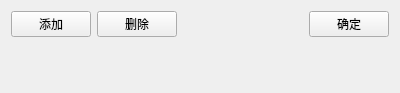
<?xml version="1.0" encoding="UTF-8"?>
<ui version="4.0">
 <class>StationSelect</class>
 <widget class="QWidget" name="StationSelect">
  <property name="geometry">
   <rect>
    <x>0</x>
    <y>0</y>
    <width>400</width>
    <height>93</height>
   </rect>
  </property>
  <property name="windowTitle">
   <string>基站选择</string>
  </property>
  <layout class="QVBoxLayout" name="verticalLayout_2">
   <item>
    <layout class="QHBoxLayout" name="horizontalLayout">
     <item>
      <widget class="QPushButton" name="pushButton">
       <property name="text">
        <string>添加</string>
       </property>
      </widget>
     </item>
     <item>
      <widget class="QPushButton" name="pushButton_3">
       <property name="text">
        <string>删除</string>
       </property>
      </widget>
     </item>
     <item>
      <spacer name="horizontalSpacer">
       <property name="orientation">
        <enum>Qt::Horizontal</enum>
       </property>
       <property name="sizeHint" stdset="0">
        <size>
         <width>40</width>
         <height>20</height>
        </size>
       </property>
      </spacer>
     </item>
     <item>
      <widget class="QPushButton" name="pushButton_2">
       <property name="text">
        <string>确定</string>
       </property>
      </widget>
     </item>
    </layout>
   </item>
   <item>
    <layout class="QVBoxLayout" name="verticalLayout">
     <item>
      <widget class="ComboLabel" name="widget" native="true"/>
     </item>
    </layout>
   </item>
  </layout>
 </widget>
 <customwidgets>
  <customwidget>
   <class>ComboLabel</class>
   <extends>QWidget</extends>
   <header location="global">combolabel.h</header>
   <container>1</container>
  </customwidget>
 </customwidgets>
 <resources/>
 <connections/>
</ui>
